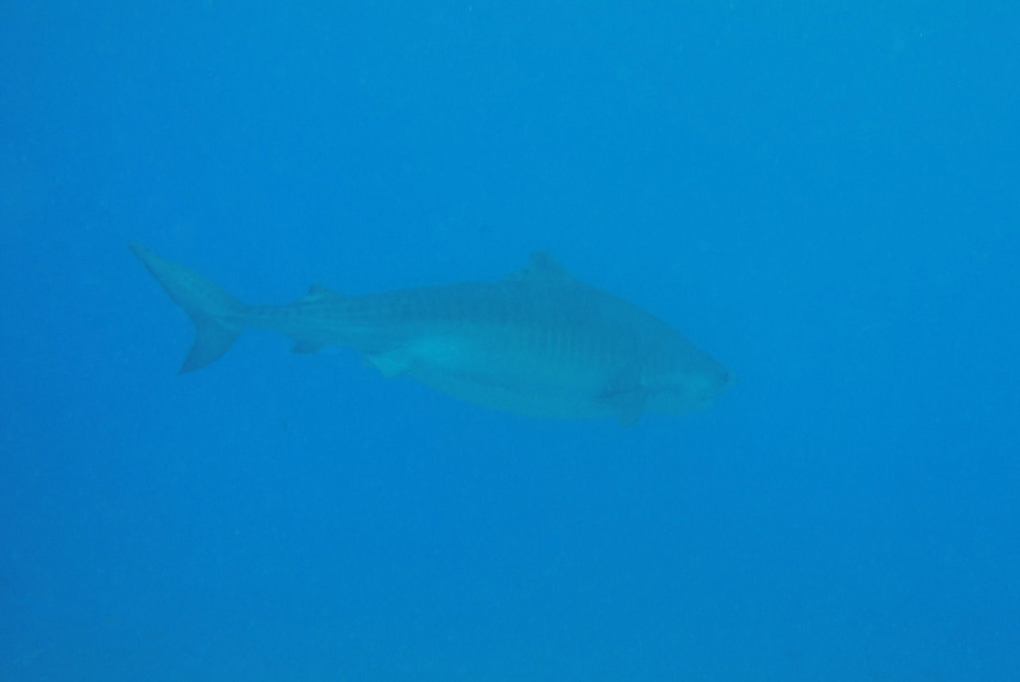
#> input picture data/raw/Shark 1.PNG, 1020 x 682 px, found by its file name
$ jupyter execute --allow-errors 02_step_by_step.ipynb
#> lines starting #> are read from the running program, lines starting #| are printed output that depends on the picture
[cell 1]
from pathlib import Path
import cv2 as cv2
import numpy as np
import matplotlib.pyplot as plt


#OUT_DIR = Path("outputs")
#OUT_DIR.mkdir(parents=True, exist_ok=True)  # creates outputs/ if it doesn't exist
#print("Saving to:", OUT_DIR.resolve())

[cell 2]
# Load image
img_path = Path("data/raw/Shark 1.PNG")
I = cv2.imread(str(img_path), cv2.IMREAD_COLOR)
#> I is the input picture: shape (682, 1020, 3); mean B, G, R 198.7, 130, 4
if I is None:
    raise exception(f"Image not found: {img_path}")

h, w = I.shape[:2] # Only need h and w chanel count can vary(3 for BGR, 1 for grey
#> h = 682; w = 1020

[cell 3]
# Resize the image

S = cv2.resize(I, dsize=(2 * w, 2 * h), interpolation=cv2.INTER_CUBIC)

# Crop a section (top left 180x270) indices are [y1:y2, x1:x2]
C = I[0:min(180, h), 0:min(270, w)]
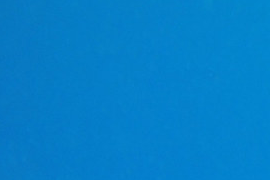
#> C: shape (180, 270, 3); mean B, G, R 201.3, 128, 4.6

# Get the image center for rotation
cx, cy = w // 2, h // 2
#> cx = 510; cy = 341

# Rotate parameters
angle = 45
scale = 1.0

# Rotation matrix and apply rotation on the same canvas size
M = cv2.getRotationMatrix2D(center=(cx, cy), angle=angle, scale=scale)


# Use BORDER_REFLECT to avoid black corners on the edges
R = cv2.warpAffine(I, M, dsize=(w, h), flags=cv2.INTER_LINEAR, borderMode=cv2.BORDER_REFLECT)
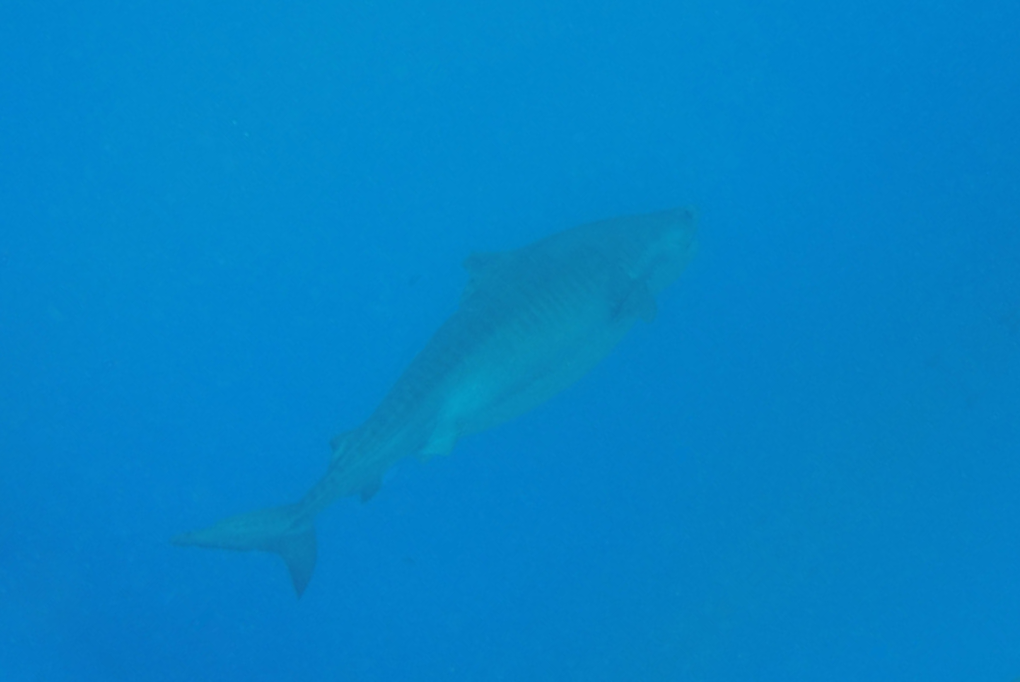
#> R: shape (682, 1020, 3); mean B, G, R 199.4, 130.7, 3.8

[cell 4]
plt.imshow(cv2.cvtColor(I, cv2.COLOR_BGR2RGB))
plt.title("Original")
plt.axis("off")

[cell 5]
plt.imshow(cv2.cvtColor(S, cv2.COLOR_BGR2RGB))
plt.title("Upscale")
plt.axis("off")

[cell 6]
plt.imshow(cv2.cvtColor(C, cv2.COLOR_BGR2RGB))
plt.title("Top Left Cropped")
plt.axis("off")

#> (a cell that did not finish here is left out)

[cell 8]
plt.imshow(cv2.cvtColor(R, cv2.COLOR_BGR2RGB))
plt.title("Rotation")
plt.axis("off")

$ run again, with data/raw/Shark 2.PNG copied over data/raw/Shark 1.PNG
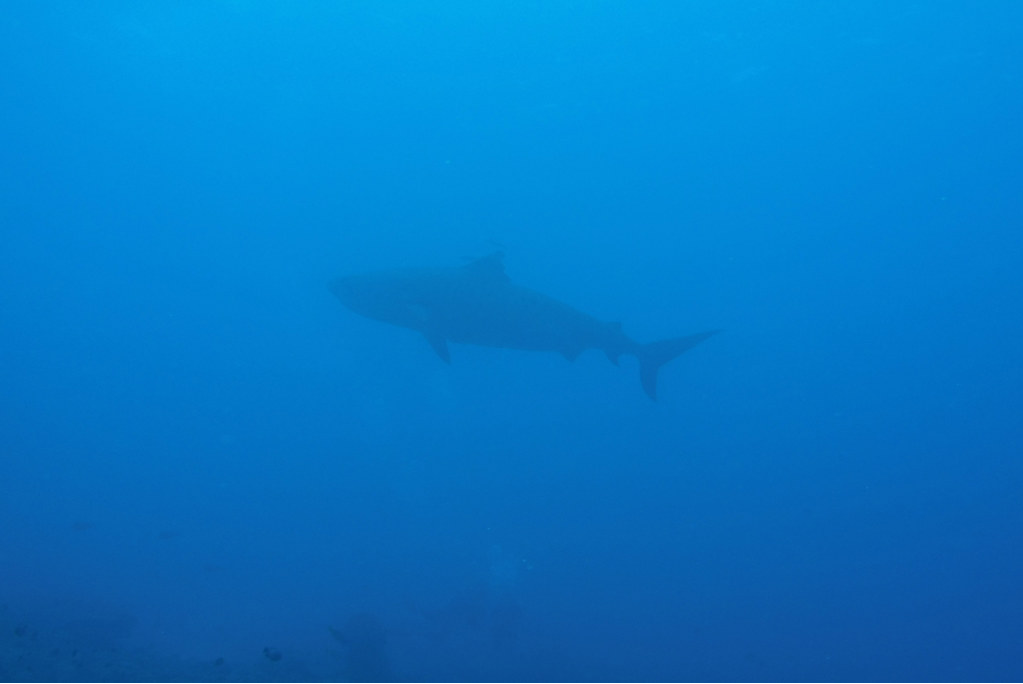
#> input picture data/raw/Shark 2.PNG, 1023 x 684 px, found by its file name
#> I is the input picture: shape (684, 1023, 3); mean B, G, R 198.3, 120.8, 5.3
#> `C = I[0:min(180, h), 0:min(270, w)]`:
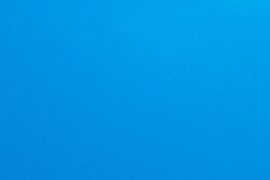
#> C: shape (180, 270, 3); mean B, G, R 226.6, 149.1, 2
#> `R = cv2.warpAffine(I, M, dsize=(w, h), flags=cv2.INTER_LINEAR, borderM..`:
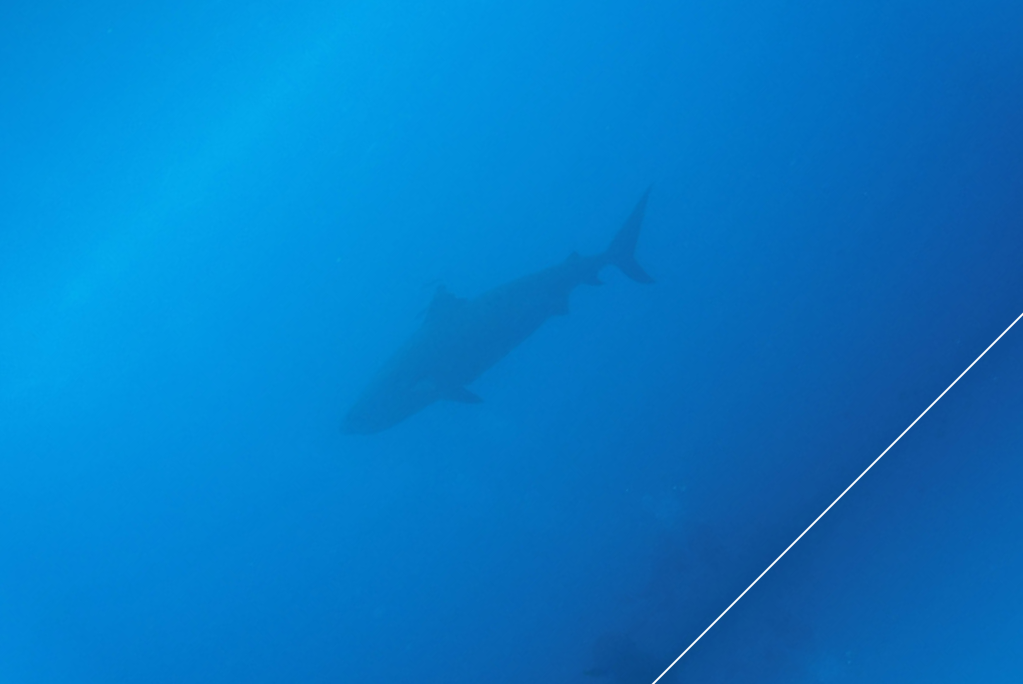
#> R: shape (684, 1023, 3); mean B, G, R 199.4, 122.2, 5.4
